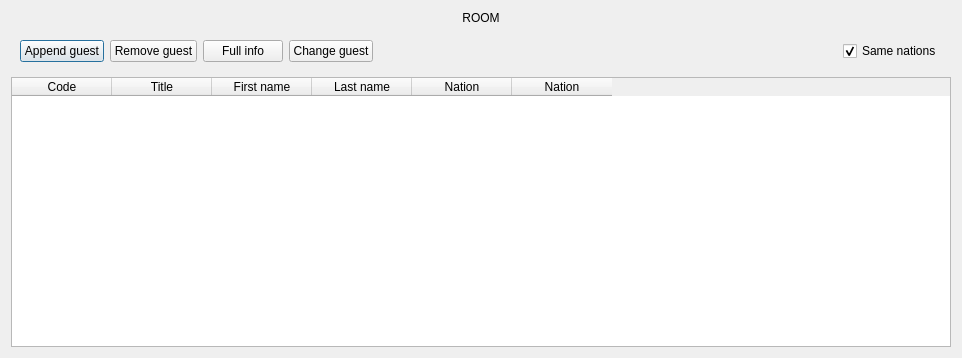
<?xml version="1.0" encoding="UTF-8"?>
<ui version="4.0">
 <class>WQuickReservationsGuests</class>
 <widget class="QDialog" name="WQuickReservationsGuests">
  <property name="geometry">
   <rect>
    <x>0</x>
    <y>0</y>
    <width>962</width>
    <height>358</height>
   </rect>
  </property>
  <property name="windowTitle">
   <string>Guest</string>
  </property>
  <layout class="QVBoxLayout" name="verticalLayout">
   <item>
    <widget class="QLabel" name="lbRoom">
     <property name="text">
      <string>ROOM</string>
     </property>
     <property name="alignment">
      <set>Qt::AlignCenter</set>
     </property>
    </widget>
   </item>
   <item>
    <widget class="QWidget" name="widget" native="true">
     <property name="minimumSize">
      <size>
       <width>0</width>
       <height>30</height>
      </size>
     </property>
     <layout class="QHBoxLayout" name="horizontalLayout">
      <item>
       <widget class="QPushButton" name="btnAddGuest">
        <property name="text">
         <string>Append guest</string>
        </property>
        <property name="icon">
         <iconset resource="res.qrc">
          <normaloff>:/images/plus.png</normaloff>:/images/plus.png</iconset>
        </property>
       </widget>
      </item>
      <item>
       <widget class="QPushButton" name="btnRemoveGuest">
        <property name="text">
         <string>Remove guest</string>
        </property>
        <property name="icon">
         <iconset resource="res.qrc">
          <normaloff>:/images/cancel.png</normaloff>:/images/cancel.png</iconset>
        </property>
       </widget>
      </item>
      <item>
       <widget class="QPushButton" name="btnFullInfo">
        <property name="text">
         <string>Full info</string>
        </property>
        <property name="icon">
         <iconset resource="res.qrc">
          <normaloff>:/images/info.png</normaloff>:/images/info.png</iconset>
        </property>
       </widget>
      </item>
      <item>
       <widget class="QPushButton" name="btnChangeGuest">
        <property name="text">
         <string>Change guest</string>
        </property>
        <property name="icon">
         <iconset resource="res.qrc">
          <normaloff>:/images/change.png</normaloff>:/images/change.png</iconset>
        </property>
       </widget>
      </item>
      <item>
       <spacer name="horizontalSpacer">
        <property name="orientation">
         <enum>Qt::Horizontal</enum>
        </property>
        <property name="sizeHint" stdset="0">
         <size>
          <width>444</width>
          <height>20</height>
         </size>
        </property>
       </spacer>
      </item>
      <item>
       <widget class="QCheckBox" name="chSameNations">
        <property name="text">
         <string>Same nations</string>
        </property>
        <property name="checked">
         <bool>true</bool>
        </property>
       </widget>
      </item>
     </layout>
    </widget>
   </item>
   <item>
    <widget class="EQTableWidget" name="tbl">
     <property name="editTriggers">
      <set>QAbstractItemView::NoEditTriggers</set>
     </property>
     <property name="selectionMode">
      <enum>QAbstractItemView::NoSelection</enum>
     </property>
     <property name="wordWrap">
      <bool>false</bool>
     </property>
     <column>
      <property name="text">
       <string>Code</string>
      </property>
     </column>
     <column>
      <property name="text">
       <string>Title</string>
      </property>
     </column>
     <column>
      <property name="text">
       <string>First name</string>
      </property>
     </column>
     <column>
      <property name="text">
       <string>Last name</string>
      </property>
     </column>
     <column>
      <property name="text">
       <string>Nation</string>
      </property>
     </column>
     <column>
      <property name="text">
       <string>Nation</string>
      </property>
     </column>
    </widget>
   </item>
  </layout>
 </widget>
 <customwidgets>
  <customwidget>
   <class>EQTableWidget</class>
   <extends>QTableWidget</extends>
   <header location="global">eqtablewidget.h</header>
  </customwidget>
 </customwidgets>
 <resources>
  <include location="res.qrc"/>
 </resources>
 <connections/>
</ui>
